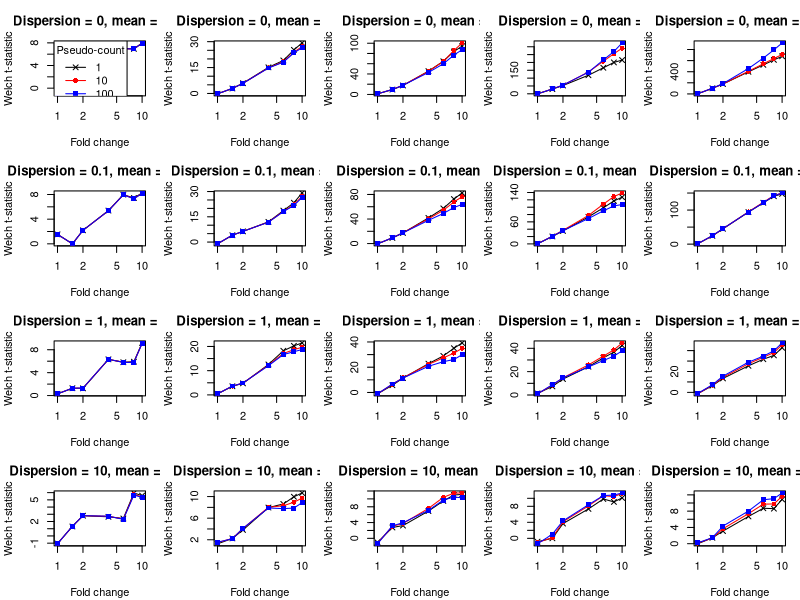

The R script that drew this image:
# Simulates the effect of greater shrinkage on the effect size estimates.

all.dispersions <- c(0, 0.1, 1, 10) 
all.mu <- c(0.01, 0.1, 1, 10, 100)
N <- 1000

pdf("pics/power.pdf", width=12, height=10)
par(mfrow=c(length(all.dispersions), length(all.mu)),
    mar=c(4.1, 4.1, 3.1, 1.1))
legended <- FALSE    

for (disp in all.dispersions) { 
    if (disp==0) {
        FUN <- function(mu) rpois(N, lambda=mu)
    } else {
        FUN <- function(mu) rnbinom(N, mu=mu, size=1/disp)
    }

    for (mu in all.mu) {
        all.fc <- c(1, 1.5, 2, 4, 6, 8, 10)
        output.ref <- output.obs <- output.100 <- numeric(length(all.fc))
        for (i in seq_along(all.fc)) {
            A <- FUN(mu)
            B <- FUN(mu * all.fc[i])
            
            t1 <- t.test(log2(B + 1), log2(A + 1))
            t10 <- t.test(log2(B + 10), log2(A + 10))
            t100 <- t.test(log2(B + 100), log2(A + 100))
            output.ref[i] <- t1$statistic 
            output.obs[i] <- t10$statistic
            output.100[i] <- t100$statistic
        }

        ylim <- range(c(output.ref, output.obs, output.100))
        plot(all.fc, output.ref, col="black", ylim=ylim, xlab="Fold change", ylab="Welch t-statistic", 
            main=sprintf("Dispersion = %s, mean = %s", disp, mu), log="x", pch=4)
        lines(all.fc, output.ref, col="black")
        points(all.fc, output.obs, col="red", pch=16)
        lines(all.fc, output.obs, col="red")
        points(all.fc, output.100, col="blue", pch=15)
        lines(all.fc, output.100, col="blue")

        if (!legended) {
            legend("topleft", pch=c(4, 16, 15), lwd=1, col=c("black", "red", "blue"), legend=c(1, 10, 100), title="Pseudo-count")
            legended <- TRUE
        }
    }
}

dev.off()
